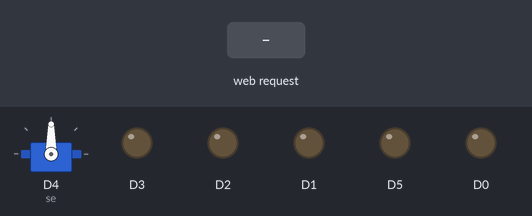
A sketch run on a simulated ESP8266 (NodeMCU). Parts: servo, output pins drawn as LEDs (lit = HIGH). The inputs (shaded band) are chosen by the test bench. WiFi joins after 1.5 s; servers stay silent unless stated; what the sketch prints to the serial monitor is not drawn.

Above: at 2.7 s.
2.8 s: HTTP request GET /onD0 received
At 3.4 s:
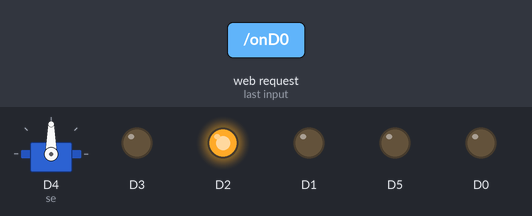
4.3 s: HTTP request GET /onD3 received
At 5.5 s:
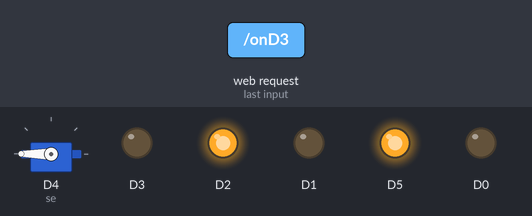
5.8 s: HTTP request GET /offD0 received
At 6.9 s:
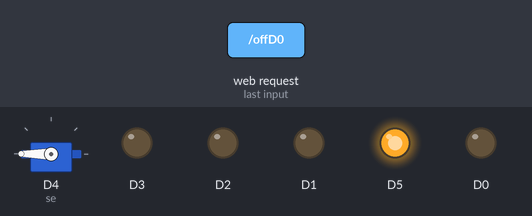
7.3 s: HTTP request GET /offD3 received
At 8.0 s:
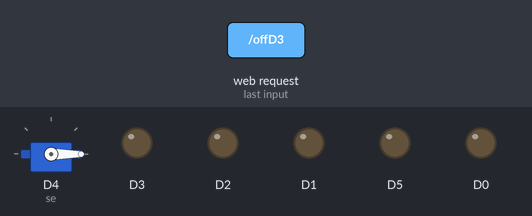
8.8 s: HTTP request GET /onD1 received
At 9.1 s:
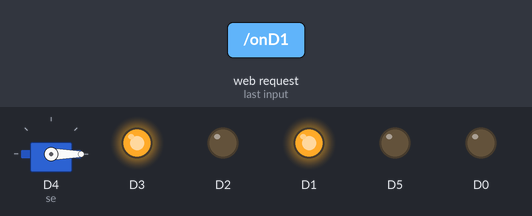
10.3 s: HTTP request GET /onD2 received
At 11.5 s:
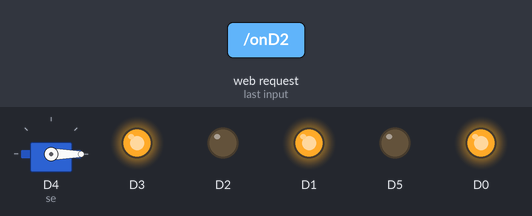
Timing chart, 0 to 12.8 s (numbered marks = the images above; inputs shaded):
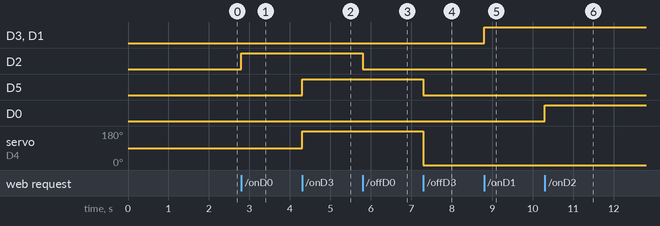

The sketch:

IOT.ino
```cpp
#include <ESP8266WiFi.h>
#include <ESP8266WebServer.h>
#include "DHT.h"
#include <Servo.h>

DHT dht(D7, DHT11);
ESP8266WebServer webServer(80);
Servo se;
char* ssid = "P305";
char* pass = "0396482815";
//=========Biến chứa mã HTLM Website==//
const char MainPage[] PROGMEM = R"=====(
  <!DOCTYPE html>
  <html>
   <head>

       <title>IOT Nhóm 2</title>
       <style>
          body {text-align:center;}
          .trongnha {
    height: 280px;
    width: 500px;
    background: #27d4af;
    position: fixed;
    top: 55%;
    left: 50%;
    border-radius: 50px;
    margin-top: -250px;
    margin-left: 00px;
  }

  .Ngoaisan {
    height: 220px;
    width: 500px;
    background: #27d4af;
    position: fixed;
    top: 55%;
    left: 50%;
    border-radius: 50px;
    margin-top: 50px;
    margin-left: 00px;
  }
  .otrangthai {
    height: 400px;
    width: 500px;
    background: #27d4af;
    position: fixed;
    top: 55%;
    left: 50%;
    border-radius: 50px;
    margin-top: -200px;
    margin-left: -600px;
  }


  .button {
    background-color: #4CAF50; /* Green */
    border: none;
    color: white;
    padding: 6px 12px;
    border-radius: 50px;
    text-align: center;
    text-decoration: none;
    display: inline-block;
    font-size: 12px;
    margin: 4px 2px;
    -webkit-transition-duration: 0.4s; /* Safari */
    transition-duration: 0.4s;
    cursor: pointer;
  }

  .button1 {
    background-color: rgb(255, 0, 0);
    color: yellow;
  }

  .button1:hover {
    background-color: yellow;
    color: red;
  }

  .button3 {
    background-color: rgb(0, 255, 21);
    color: rgb(255, 0, 0);
  }

  .button3:hover {
    background-color: #0400ff;
    color: yellow;
  }
  .button2 {
    background-color: rgb(0, 255, 21);
    color: rgb(255, 0, 0);
  }

  .button2:hover {
    background-color: #0400ff;
    color: yellow;
  }
  .button5 {
    background-color: rgb(204, 0, 255);
    color: rgb(0, 255, 21);
  }

  .button5:hover {
    background-color: #0c00f7;
    color: white;
  }
  .button7 {
    background-color: rgb(0, 255, 21);
    color: rgb(255, 0, 0);
  }

  .button7:hover {
    background-color: #0400ff;
    color: yellow;
  }

       </style>
       <meta charset="UTF-8">
   </head>
   <body>
     <h1>Chào mừng đến với hệ thống điều khiển nhà bạn</h1>
     <div class="trongnha">

     <center>
        <h2 style="font-family: Helvetica;color: rgb(0, 0, 0);">Trong nhà</h2>
       <form action="" method="get">


      <button type="button" onclick="getdata('onD1')" class="button button1" ><h4 <strong>Bật Đèn<strong></h4></button>
      <button type="button" onclick="getdata('offD1')" class="button button3" ><h4 <strong>Tắt đèn<strong></h4></button>

        <br>

      <button type="button" onclick="getdata('onD0')" class="button button1" ><h4 <strong>Bật Quạt<strong></h4></button>
      <button type="button" onclick="getdata('offD0')" class="button button3" ><h4 <strong>Tắt Quạt<strong></h4></button>

        </form>
    <br><br>
   </div>
   <div class="Ngoaisan">


   <center>
      <h2 style="font-family: Helvetica;color: rgb(0, 0, 0);"><h4<strong>Ngoài sân<strong></h2>

      <button type="button" onclick="getdata('onD2')" class="button button1" ><h4 <strong>Bật đèn<strong></h4></button>
      <button type="button" onclick="getdata('offD2')" class="button button3" ><h4 <strong>Tắt Đèn<strong></h4></button>

      <br>
      <br>
      <button type="button" onclick="getdata('onD3')" class="button button1" ><h4 <strong>Mở cửa<strong></h4></button>
      <button type="button" onclick="getdata('offD3')" class="button button3" ><h4 <strong>Đóng cửa<strong></h4></button>
          <br>
          <!--
          <textarea rows="1" id="logger" class="ip" placeholder="Trạng thái" readonly></textarea>

          -->
      </form>

    </div>
    <body bgcolor="FFB6C1">
    <div class="otrangthai">
    <strong><h2 style="font-family: Helvetica;color: rgb(0, 0, 0);">Trạng thái</h2><strong>
  <left>
     <button type="button"  class="button button2" ><strong><h4 style="font-family: Helvetica;color: rgb(0, 0, 0);">Nhiệt độ: <b><pan id="temperature"><pan></b></h4><strong></button>
     <button type="button"  class="button button2" ><strong><h4 style="font-family: Helvetica;color: rgb(0, 0, 0);">Độ ẩm:  <b><pan id="humidity"><pan></b></h4><strong></button><br>
     <button type="button"  class="button button2" ><strong><h4 style="font-family: Helvetica;color: rgb(0, 0, 0);"> Quạt: <b><pan id="trangthaiquat"><pan></b></h4><strong></button><br>
     <button type="button"  class="button button2" > <strong><h4 style="font-family: Helvetica;color: rgb(0, 0, 0);">Đèn trong nhà:  <b><pan id="trangthaiD1"><pan></b><strong></button><br>
     <button type="button"  class="button button2" > <strong><h4 style="font-family: Helvetica;color: rgb(0, 0, 0);">Đèn ngoài sân: <b><pan id="trangthaiD2"><pan></b></h4><strong></button><br>
     <button type="button"  class="button button2" ><strong><h4 style="font-family: Helvetica;color: rgb(0, 0, 0);"> Cửa: <b><pan id="trangthaiD3"><pan></b></h4><strong></button>
    <br>

  </div>
      <script>
        //-----------Tạo đối tượng request----------------
        function create_obj(){
          td = navigator.appName;
          if(td == "Microsoft Internet Explorer"){
            obj = new ActiveXObject("Microsoft.XMLHTTP");
          }else{
            obj = new XMLHttpRequest();
          }
          return obj;
        }
        var xhttp = create_obj();
        //-----------Thiết lập dữ liệu và gửi request-------
        function getdata(url){
          xhttp.open("GET","/"+url,true);
          xhttp.onreadystatechange = process;//nhận reponse
          xhttp.send();
        }
        //-----------Kiểm tra response--------------------
        function process(){
          if(xhttp.readyState == 4 && xhttp.status == 200){
            //------Updat data sử dụng javascript----------
            ketqua = xhttp.responseText;
            document.getElementById("reponsetext").innerHTML=ketqua;
          }
        }
        //------------Kiểm tra trạng thái chân D1 D2------
        function getstatusD1D2(){
          xhttp.open("GET","getstatusD1D2",true);
          xhttp.onreadystatechange = process_json;
          xhttp.send();
        }
        //-----------Kiểm tra response-------------------------------
        function process_json(){
          if(xhttp.readyState == 4 && xhttp.status == 200){
            //------Update data sử dụng javascript-------------------
            var trangthaiD1D2_JSON = xhttp.responseText;
            var Obj = JSON.parse(trangthaiD1D2_JSON);
            document.getElementById("trangthaiquat").innerHTML = Obj.D0;
            document.getElementById("trangthaiD1").innerHTML = Obj.D1;
            document.getElementById("trangthaiD2").innerHTML = Obj.D2;
            document.getElementById("trangthaiD3").innerHTML = Obj.D3;
            document.getElementById("temperature").innerHTML = Obj.temperature;
            document.getElementById("humidity").innerHTML = Obj.humidity;
          }
        }
        //---Ham update duu lieu tu dong---
        setInterval(function() {
          getstatusD1D2();
        }, 1000);
      </script>
   </body>
  </html>
)=====";
//=========================================//
void setup() {
  se.attach(D4);
  pinMode(D1,OUTPUT);
  pinMode(D2,OUTPUT);
  pinMode(D0,OUTPUT);
  pinMode(D3,OUTPUT);
   pinMode(D5,OUTPUT);
  digitalWrite(D5,LOW);
  digitalWrite(D3,LOW);
  digitalWrite(D0,LOW);
  digitalWrite(D1,LOW);
  digitalWrite(D2,LOW);

  WiFi.begin(ssid,pass);
  Serial.begin(9600);
  dht.begin();
  Serial.print("Connecting");
  while(WiFi.status()!=WL_CONNECTED){
    delay(500);
    Serial.print("...");
  }
  Serial.println(WiFi.localIP());

  webServer.on("/",mainpage);
  webServer.on("/onD0",batquat);
  webServer.on("/offD0",tatquat);
  webServer.on("/onD3",mocua);
  webServer.on("/offD3",dongcua);
  webServer.on("/onD1",batden1);
  webServer.on("/offD1",tatden1);
  webServer.on("/onD2",batden2);
  webServer.on("/offD2",tatden2);
  webServer.on("/temperature",temperature);
  webServer.on("/humidity",humidity);
  webServer.on("/getstatusD1D2",get_statusD1D2);
  webServer.begin();
}
void loop() {
  webServer.handleClient();
}
//==========Chương trình con=================//
void mainpage(){
  String s = FPSTR(MainPage);
  webServer.send(200,"text/html",s);
}
void temperature(){
  float t = dht.readTemperature();
  webServer.send(200,"text/html",String(t,1));
}
void humidity(){
  float h = dht.readHumidity();
  webServer.send(200,"text/html",String(h,1));
}
void batquat(){
  digitalWrite(D2,HIGH);
   String trangthai="{\"FAN\": \"ON\"}";
  webServer.send(200,"application/json",trangthai);
}
void tatquat(){
  digitalWrite(D2,LOW);
   String trangthai="{\"FAN\": \"OFF\"}";
  webServer.send(200,"application/json",trangthai);
}
void tatden1(){
  digitalWrite(D1,LOW);
   digitalWrite(D3,LOW);
    String trangthai="{\"LED1\": \"OFF\"}";
     webServer.send(200,"application/json",trangthai);
}
void batden1(){
  digitalWrite(D1,HIGH);
    digitalWrite(D3,HIGH);
    String trangthai="{\"LED1\": \"ON\"}";
  webServer.send(200,"application/json",trangthai);
}
void tatden2(){
  digitalWrite(D0,LOW);
   String trangthai="{\"LED2\": \"OFF\"}";
    webServer.send(200,"application/json",trangthai);
}
void batden2(){
  digitalWrite(D0,HIGH);
   String trangthai="{\"LED2\": \"ON\"}";
  webServer.send(200,"application/json",trangthai);
}
void dongcua(){
 digitalWrite(D5,LOW);
  String trangthai="{\"DOOR\": \"CLOSE\"}";
  se.write(0);
   webServer.send(200,"application/json",trangthai);
}
void mocua(){
  digitalWrite(D5,HIGH);
   String trangthai="{\"DOOR\": \"OPEN\"}";
  se.write(180);
   webServer.send(200,"application/json",trangthai);

}
void get_statusD1D2(){
  String d1,d2,d3,d0,d4,d5;
  float h = dht.readHumidity();
  float t = dht.readTemperature();
  d5=String(t,1);
  d4=String(h,1);
  if(digitalRead(D2)==1){
    d0 = " Đang quay";
  }else{
    d0 = "Đang tắt";
  }
  if(digitalRead(D5)==1){
    d3 = "Đang mở";
  }else{
    d3 = "Đang đóng";
  }
  if(digitalRead(D1)==1){
    d1 = "Đang sáng";
  }else{
    d1 = "Đang tắt";
  }
  if(digitalRead(D0)==1){
    d2 = "Đang sáng";
  }else{
    d2 = "Đang tắt";
  }
  String s = "{\"D0\": \""+ d0 +"\",\"D1\": \""+ d1 +"\",\"D2\": \""+ d2 +"\",\"D3\": \""+ d3 +"\",\"temperature\": \""+ d5 +"\",\"humidity\": \""+ d4 +"\"}";
  webServer.send(200,"application/json",s);
}
```

Measured:
- after the input at 2.8 s, D2: LOW → HIGH at once
- after the input at 4.3 s, D5: LOW → HIGH at once; servo on D4 (se): 90° → 180° at once
- after the input at 5.8 s, D2: HIGH → LOW at once
- after the input at 7.3 s, D5: HIGH → LOW at once; servo on D4 (se): 180° → 0° at once
- after the input at 8.8 s, D3, D1: LOW → HIGH at once
- after the input at 10.3 s, D0: LOW → HIGH at once
